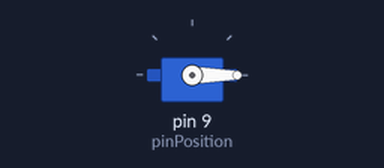
Bench run of a sketch on a simulated Arduino Uno, built with avr-gcc and run on an emulated ATmega328P. On the bench: servo.

Above: at 0.05 s.
At 1.25 s:
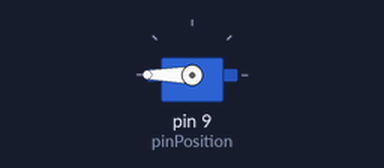
At 2.5 s:
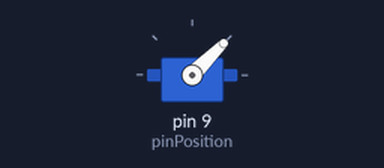
At 5.0 s:
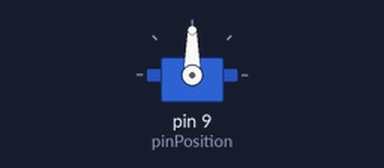
Timing chart, 0 to 6.5 s (numbered marks = the images above):
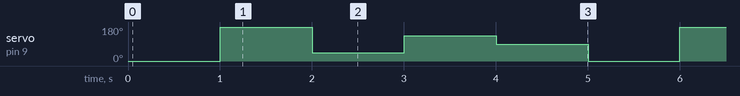

Measured:
- by itself, servo on pin 9 (pinPosition): repeats every 5.0 s: 45° 1.0 s, 135° 1.0 s, 90° 1.0 s, 0° 1.0 s, 180° 1.0 s

The sketch:

Servo.ino
```cpp
// (licence header left out)
#include <Servo.h>
Servo myServo;
int pinPosition = 9;

void setup()
{
  myServo.attach(pinPosition);
}

void loop()
{
  myServo.write(0);
  delay(1000);

  myServo.write(180);
  delay(1000);

  myServo.write(45);
  delay(1000);

  myServo.write(135);
  delay(1000);

  myServo.write(90);
  delay(1000);
}
```
